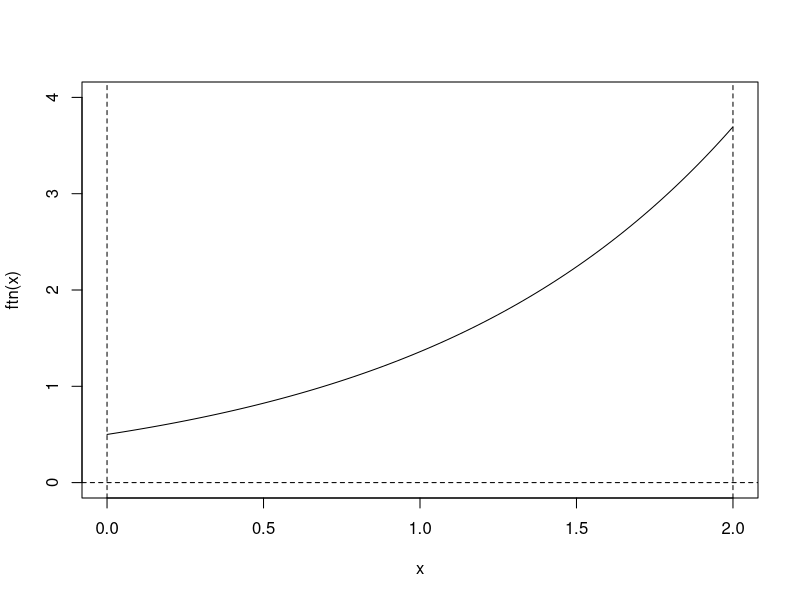
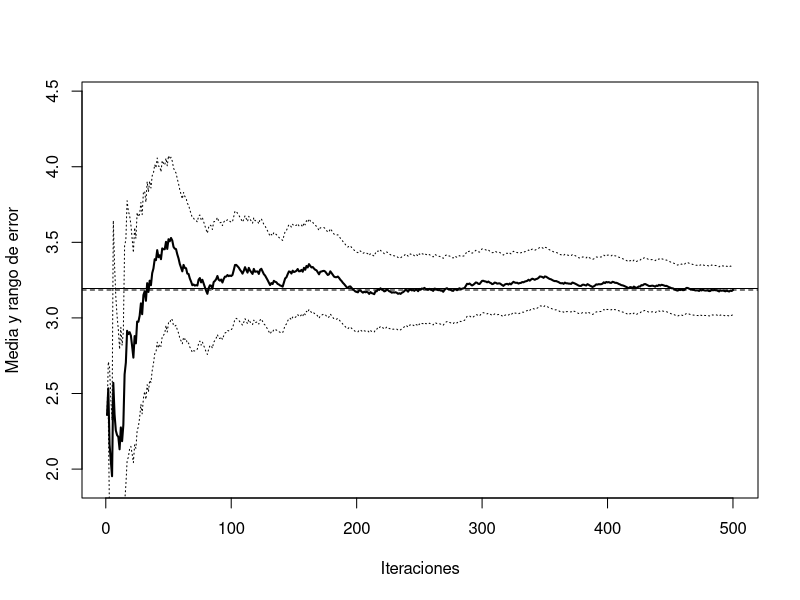
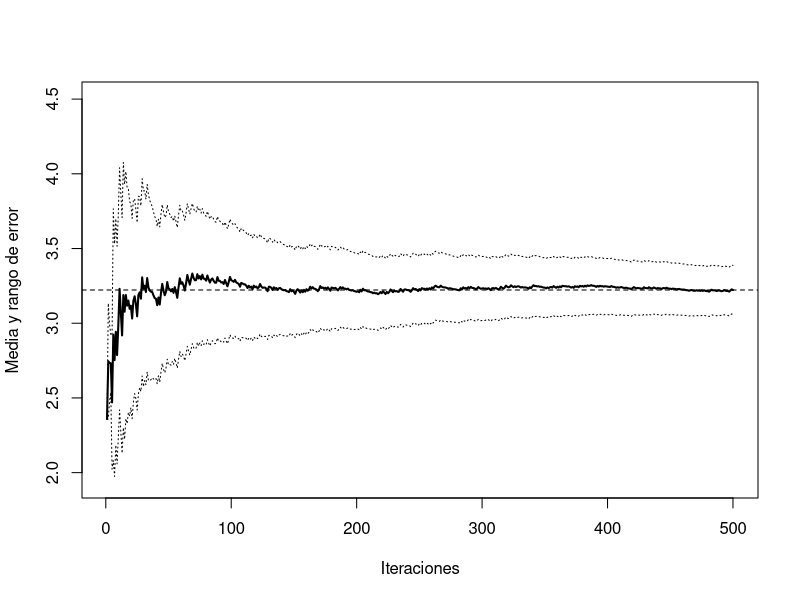
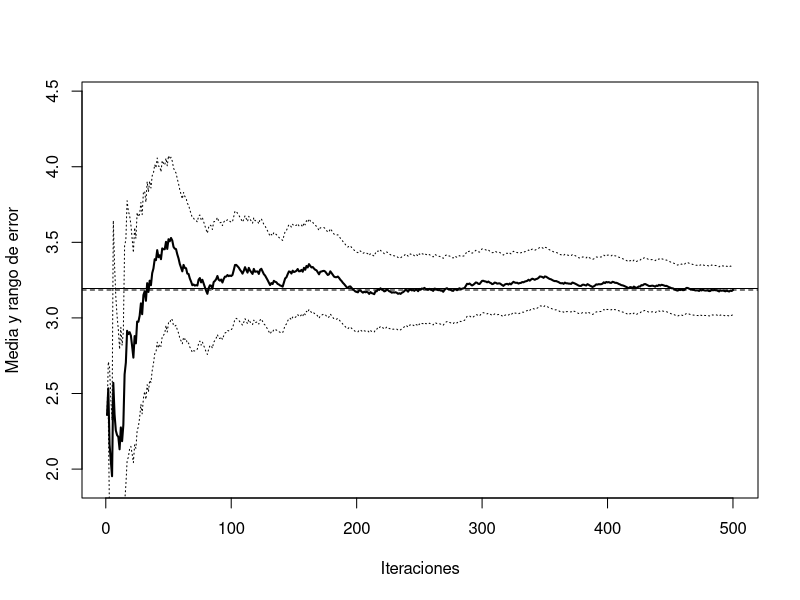
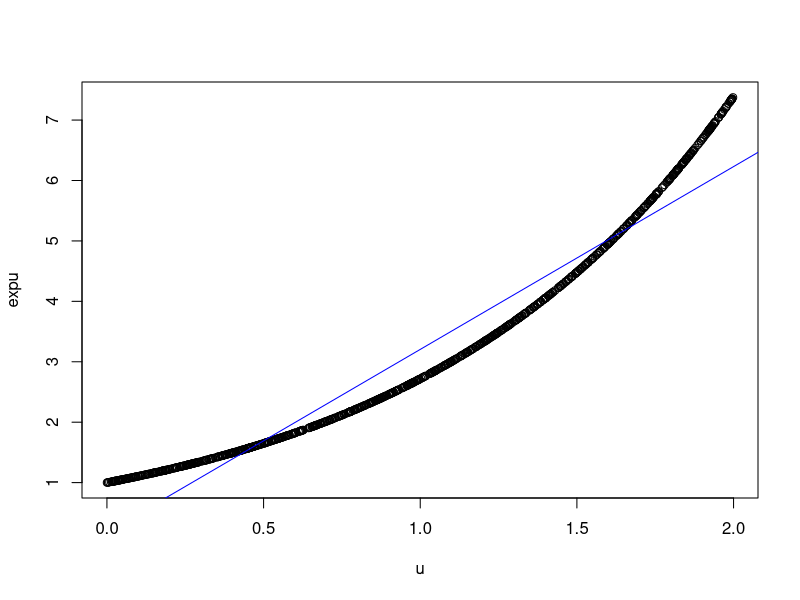

The R script that drew these images, in order:
## ---- chunk 1

## ---- chunk 2
a <- 0; b <- 2
ftn <- function(x) return(exp(x)/(b-a))
curve(ftn, a, b, ylim=c(0,4))
abline(h=0,lty=2)
abline(v=c(a,b),lty=2)
## ---- chunk 3
teor <- (exp(b)-exp(a))/(b-a)
teor
## ---- chunk 4
mc.integral <- function(ftn, a, b, n, plot=TRUE) {
  fx <- sapply(runif(n, a, b), ftn)*(b-a)
  if (plot) {
    estint <- cumsum(fx)/(1:n)
    esterr <- sqrt(cumsum((fx-estint)^2))/(1:n)
    plot(estint, ylab="Media y rango de error", type="l", lwd= 2, 
         ylim=mean(fx)+2*c(-esterr[1],esterr[1]), xlab="Iteraciones")
    abline(h = estint[n], lty=2)
    lines(estint+2*esterr, lty = 3)
    lines(estint-2*esterr, lty = 3)
    return(list(valor=estint[n], error=2*esterr[n]))  
  } else return(list(valor=mean(fx), error=2*sd(fx)/sqrt(n)))
}  

set.seed(54321)
res <- mc.integral(ftn, a, b, 500)
abline(h = teor)
res
## ---- chunk 5
mc.integrala <- function(ftn, a, b, n, plot=TRUE,...) {
  # n es el nº de evaluaciones de la función objetivo (para facilitar comparaciones, solo se genera la mitad)
  x <- runif(n%/%2, a, b)
  # La siguiente línea solo para representar alternando
  x <- as.numeric(matrix(c(x,a+b-x),nrow=2,byrow=TRUE))
  # bastaría con emplear p.e. c(x,a+b-x)
  fx <- sapply(x, ftn)*(b-a)
  if (plot) {
    estint <- cumsum(fx)/(1:n)
    esterr <- sqrt(cumsum((fx-estint)^2))/(1:n)
    plot(estint, ylab="Media y rango de error",type="l", lwd = 2,
         ylim=mean(fx)+2*c(-esterr[1],esterr[1]),xlab="Iteraciones",...)
    abline(h = estint[n], lty=2)
    lines(estint+2*esterr, lty = 3)
    lines(estint-2*esterr, lty = 3)
    return(list(valor=estint[n],error=2*esterr[n]))
  } else return(list(valor=mean(fx),error=2*sd(fx)/sqrt(n)))
}

set.seed(54321)
res <- mc.integrala(ftn, a, b, 500)
res
## ---- chunk 6
100*(0.1619886-0.1641059)/0.1619886
## ---- chunk 7
mc.integrala2 <- function(ftn, a, b, n, plot = TRUE,...) {
  # n es el nº de evaluaciones de la función objetivo (para facilitar comparaciones, solo se genera la mitad)
  x <- runif(n%/%2, a, b)
  # La siguiente línea solo para representar alternando
  x <- matrix(c(x,a+b-x),nrow=2,byrow=TRUE)
  # bastaría con emplear p.e. c(x,a+b-x)
  fx <- apply(x, 1,  ftn)*(b-a)
  corr <- cor(fx[,1], fx[,2])
  fx <- as.numeric(fx)
  return(list(valor=mean(fx), error=2*sd(fx)/sqrt(n)*sqrt(1+corr)))
}

set.seed(54321)
res <- mc.integrala2(ftn, a, b, 500)
res
## ---- chunk 8
100*(0.1619886-0.05700069)/0.1619886
## ---- chunk 9
mc.integrale <- function(ftn, a, b, n, k) {
  # Integración Monte Carlo con estratificación
  l <- n%/%k
  int <- seq(a, b, len=k+1)
  x <- runif(l*k, rep(int[-(k+1)], each=l), rep(int[-1], each=l))
  # l uniformes en cada uno de los intervalos [(j-1)/k , j/k]
  fx <- sapply(x, ftn)*(b-a)
  return(list(valor=mean(fx), error=2*sd(fx)/sqrt(n)))   # error mal calculado
}

set.seed(54321)
res <- mc.integral(ftn, a, b, 500)
abline(h = teor)
res

set.seed(54321)
mc.integrale(ftn, a, b, 500, 50)
set.seed(54321)
mc.integrale(ftn, a, b, 500, 100)
## ---- chunk 10
a <- 0; b <- 2
teor <- (exp(b)-exp(a))/(b-a)
teor
## ---- chunk 11
set.seed(54321)
nsim <- 1000
u <- runif(nsim, a, b)
expu <- exp(u)
mean(expu) 
## ---- chunk 12
plot(u, expu)
reg <- lm(expu ~ u)$coef
abline(reg, col='blue')
# summary(lm(expu ~ u)) # R-squared: 0.9392
reg[1]+reg[2] # Coincidirá con la solución mean(expuc)
## ---- chunk 13
expuc <- expu - reg[2]*(u-1)
mean(expuc)  
## ---- chunk 14
100*(var(expu)-var(expuc))/var(expu)
## ---- chunk 15
nsim <- 1000
lambda <- 0.5
set.seed(1)
x <- - log(runif(nsim)) / lambda
# Aprox por MC da media 
mean(x) # valor teor 1/lambda = 2
# Aprox da precisión 
var(x)  
## ---- chunk 16
# xa <-
# mean(xa) # Aprox por MC da media (valor teor 1/lambda = 2)
# var(xa)  # Aprox da precisión supoñendo independencia
# corr <- cor(x1,x2)
# var(xa)*(1 + corr) # Estimación varianza supoñendo dependencia
## ---- chunk 17
# 100*(var(x) - var(xa))/var(x)
